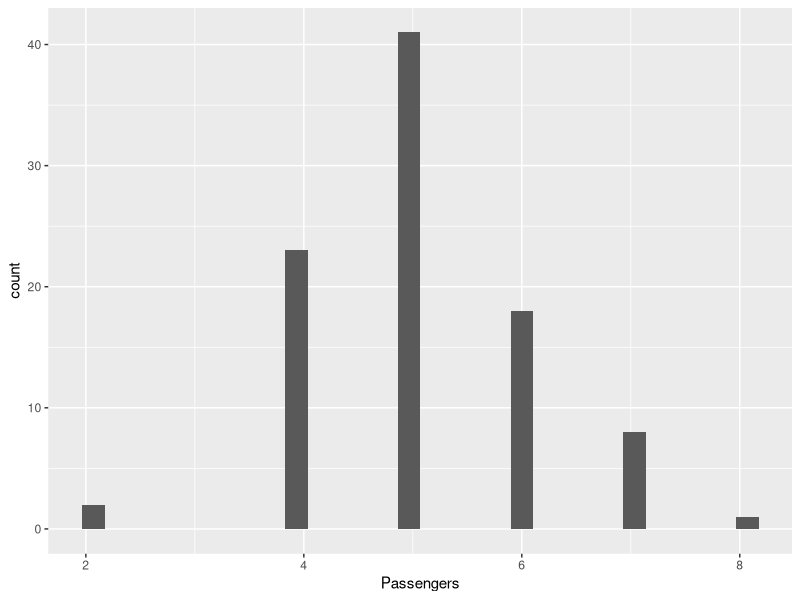
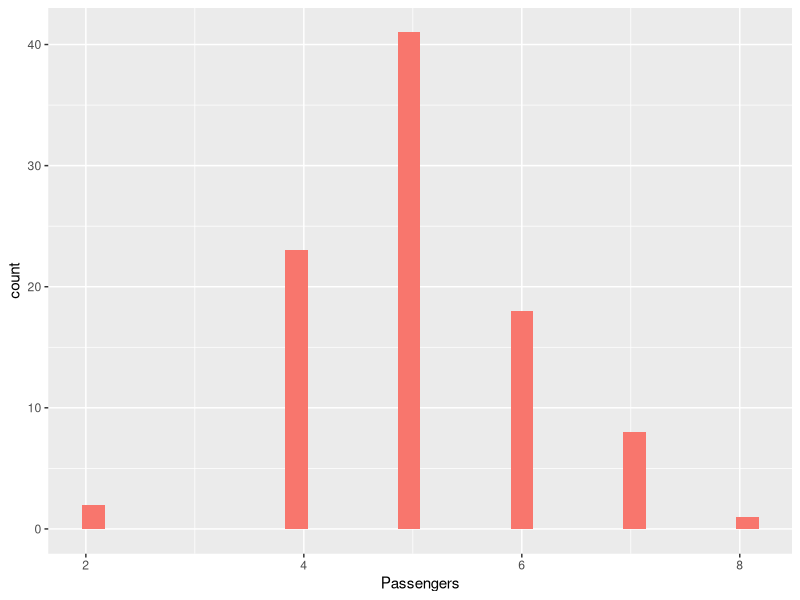
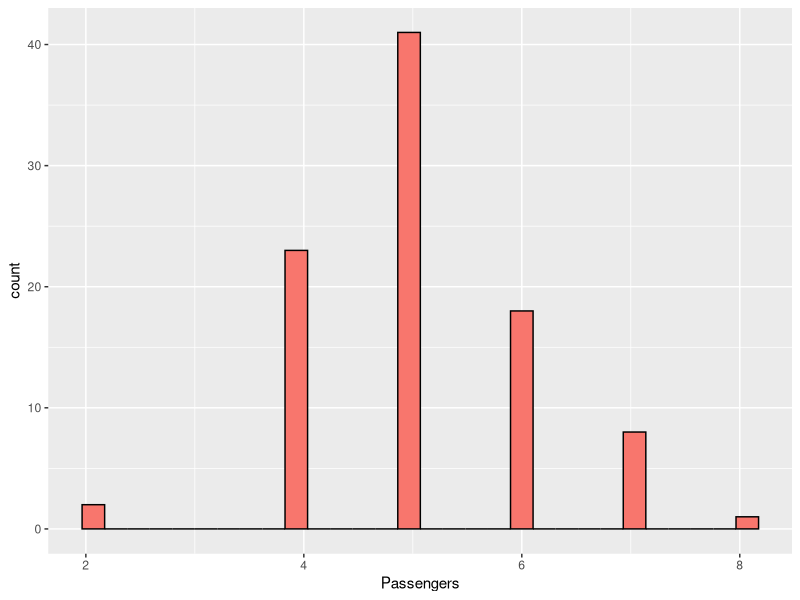
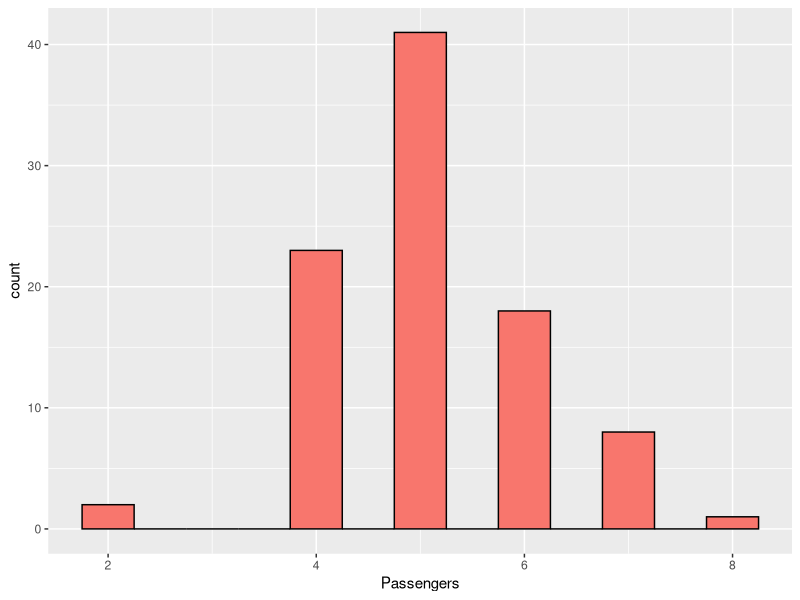
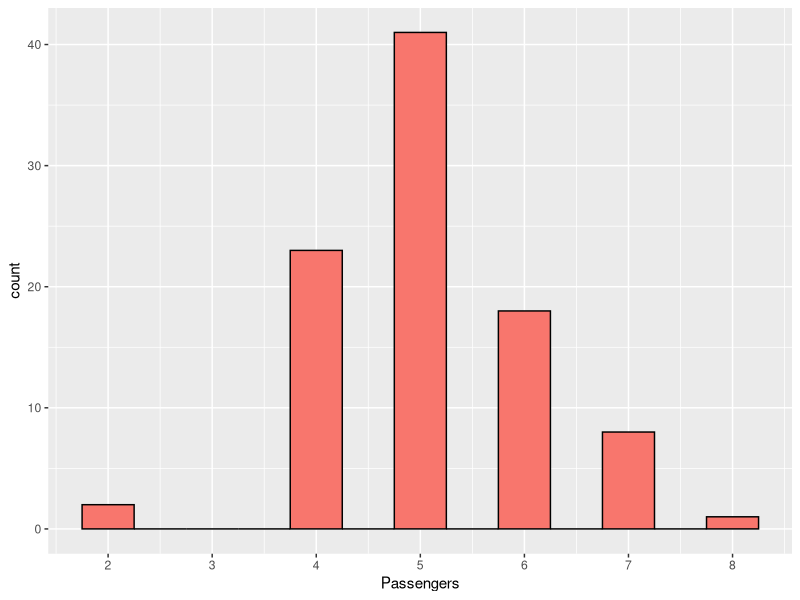
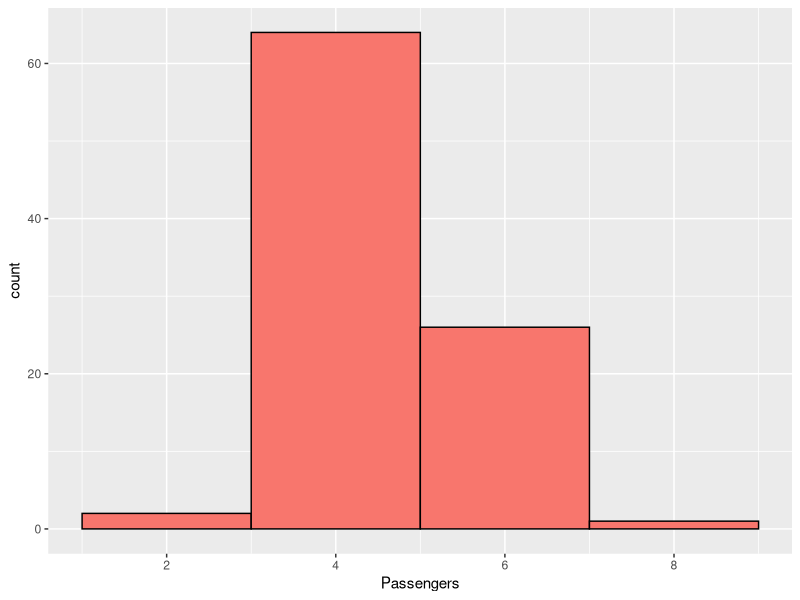
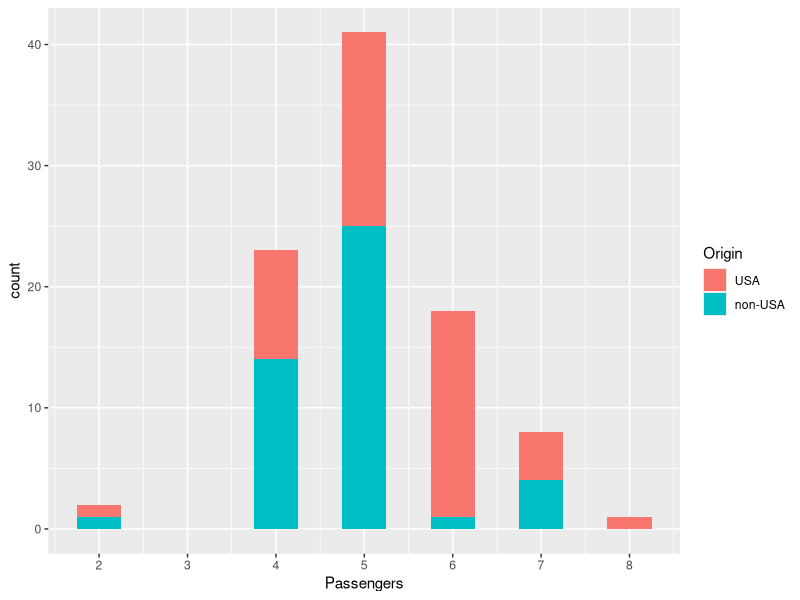
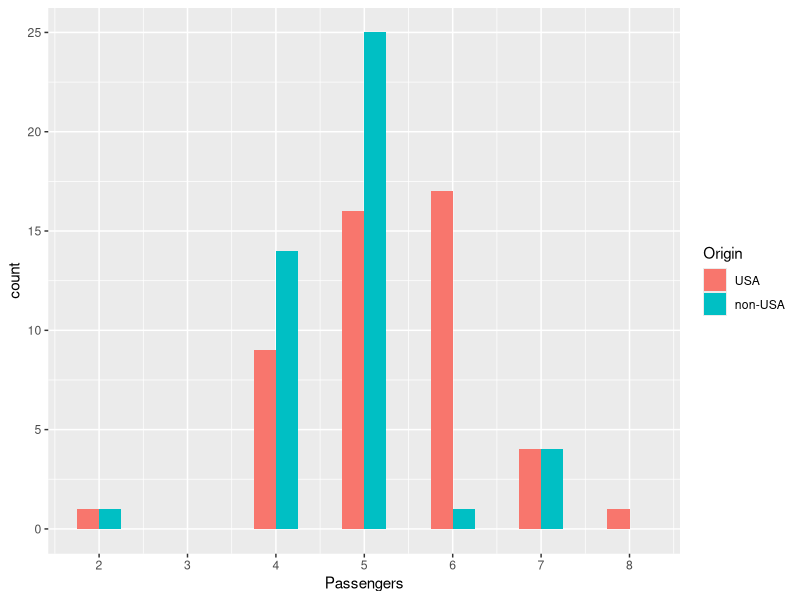

Recreate these plots in R, in order.
library(ggplot2)
library(MASS)

data("Cars93")   # MASS 패키지에서 Cars93 데이터를 가져옵니다.
data("minn38")   # MASS 패키지에서 minn98 데이터를 가져옵니다.

# Basic Histogram ##############################
ggplot( Cars93, aes(x=Passengers)) +   # x축: 탑승자 수, 탑승자 수에 따른 분포를 그려봅니다.
  geom_histogram()   # 기본 histogram을 그립니다.
ggsave("histogram_basic.jpg", dpi = 300)   # ggplot를 저장합니다.

# Customized Basic Histogram ##############################
## Add color for histogram bar ############################
ggplot( Cars93, aes(x=Passengers)) +   # x축: 탑승자 수, 탑승자 수에 따른 분포를 그려봅니다.
  geom_histogram(fill="#F8766D")   # 내부 색상을 설정합니다.
ggsave("histogram_col.jpg", dpi = 300)   # ggplot를 저장합니다.

## Add line for histogram bar #############################
ggplot( Cars93, aes(x=Passengers)) +   # x축: 탑승자 수, 탑승자 수에 따른 분포를 그려봅니다.
  geom_histogram(fill="#F8766D", colour="black")   # 내부 색상, 라인 색상을 설정합니다. 
ggsave("histogram_col_line.jpg", dpi = 300)   # ggplot를 저장합니다.

## Adjust width of histogram bar ##########################
ggplot( Cars93, aes(x=Passengers)) +   # x축: 탑승자 수, 탑승자 수에 따른 분포를 그려봅니다.
  geom_histogram(fill="#F8766D", colour="black", binwidth = 0.5)   # 내부 색상, 라인 색상, 바 두께를 설정합니다. 
ggsave("histogram_col_line_width.jpg", dpi = 300)   # ggplot를 저장합니다.

## Adjust label of histogram x-axis #######################
ggplot( Cars93, aes(x=Passengers)) +   # x축: 탑승자 수, 탑승자 수에 따른 분포를 그려봅니다.
  geom_histogram(fill="#F8766D", colour="black", binwidth = 0.5) +   # 내부 색상, 라인 색상, 바 두께를 설정합니다. 
  scale_x_continuous(breaks = c(1:8))   # x축을 8개로 나누고 라벨을 입힙니다.
ggsave("histogram_col_line_width_brk.jpg", dpi = 300)   # ggplot를 저장합니다.

## Adjust range of histgram ###############################
ggplot( Cars93, aes(x=Passengers)) +   # x축: 탑승자 수, 탑승자 수에 따른 분포를 그려봅니다.
  geom_histogram(fill="#F8766D",  colour="black", bins = 4) +   # 내부 색상, 라인 색상, 히스토그램을 4개로 구분하도록 설정합니다.
  scale_x_continuous(breaks = c(2,4,6,8))   # x축을 4개로 나누고 라벨을 입힙니다
ggsave("histogram_col_line_width_bin.jpg", dpi = 300)   # ggplot를 저장합니다.

# Add Category in Basic Histogram #########################
# Stack category ##########################################
ggplot( Cars93, aes(x=Passengers, fill=Origin)) +   # x축: 탑승자 수, 내부 항목: 기원(미국산인지 아닌지), 탑승자 수와 기원에 따른 분포를 그려봅니다.
  geom_histogram(binwidth = 0.5) +   # 바 두께를 설정합니다. 
  scale_x_continuous(breaks = c(1:8))   # x축을 8개로 나누고 라벨을 입힙니다.
ggsave("histogram_add_cate.jpg", dpi = 300)   # ggplot를 저장합니다.

## Dodge category #########################################
ggplot( Cars93, aes(x=Passengers, fill=Origin)) +   # x축: 탑승자 수, 내부 항목: 기원(미국산인지 아닌지), 탑승자 수와 기원에 따른 분포를 그려봅니다.
  geom_histogram(position = "dodge", binwidth = 0.5) +   # 바 두께를 설정합니다. origin 항목을 각각 나눠서 그립니다.
  scale_x_continuous(breaks = c(1:8))   # x축을 8개로 나누고 라벨을 입힙니다.
ggsave("histogram_add_cate_dodge.jpg", dpi = 300)   # ggplot를 저장합니다.

## Fill category ##########################################
ggplot( Cars93, aes(x=Passengers, fill=Origin)) +   # x축: 탑승자 수, 내부 항목: 기원(미국산인지 아닌지), 탑승자 수와 기원에 따른 분포를 그려봅니다.
  geom_histogram(position = "fill", binwidth = 0.5) +   # 바 두께를 설정합니다. origin 항목을 쌓고 카운트가 아닌 비율로 나타냅니다. 
  scale_x_continuous(breaks = c(1:8))   # x축을 8개로 나누고 라벨을 입힙니다.
ggsave("histogram_add_cate_fill.jpg", dpi = 300)   # ggplot를 저장합니다.

## Devide lay out by category using facet: Vertical #######
ggplot( Cars93, aes(x=Passengers, fill=Origin)) +   # x축: 탑승자 수, 내부 항목: 기원(미국산인지 아닌지), 탑승자 수와 기원에 따른 분포를 그려봅니다.
  geom_histogram(position = "dodge", binwidth = 0.5) +   # 바 두께를 설정합니다. origin 항목을 각각 나눠서 그립니다.
  scale_x_continuous(breaks = c(1:8)) +   # x축을 8개로 나누고 라벨을 입힙니다.
  facet_grid(AirBags~.)   # airbag 구분에 따라 그래프를 나눠그립니다. 세로를 분할합니다. 
ggsave("histogram_add_cate_dodge_facet_y.jpg", dpi = 300, width = 5, height = 10)   # ggplot를 저장합니다. 세로로 길게 비율을 맞추어줍니다.

## Devide lay out by category using facet: Horizontal #####
ggplot( Cars93, aes(x=Passengers, fill=Origin)) +   # x축: 탑승자 수, 내부 항목: 기원(미국산인지 아닌지), 탑승자 수와 기원에 따른 분포를 그려봅니다.
  geom_histogram(position = "dodge", binwidth = 0.5) +   # 바 두께를 설정합니다. origin 항목을 각각 나눠서 그립니다.
  scale_x_continuous(breaks = c(1:8)) +   # x축을 8개로 나누고 라벨을 입힙니다.
  facet_grid(.~AirBags)   # airbag 구분에 따라 그래프를 나눠그립니다. 가로를 분할합니다.
ggsave("histogram_add_cate_dodge_facet_x.jpg", dpi = 300, width = 10, height = 5)   # ggplot를 저장합니다. 가로로 길게 비율을 맞추어줍니다.

# Histogram with categorical data #########################
air_levels <- levels(Cars93$AirBags)   # airbag level을 저장해둡니다.
Cars93$AirBags <- as.numeric(Cars93$AirBags)   # factor인 airbag column을 숫자로 변환합니다. 

ggplot( Cars93, aes(x=AirBags, fill=Origin)) +   # x축: airbag 구분, 내부 항목: 기원(미국산인지 아닌지), airbag과 기원에 따른 분포를 그려봅니다.
  geom_histogram(position = "dodge", binwidth = 0.5) +   # 바 두께를 설정합니다. origin 항목을 각각 나눠서 그립니다.
  scale_x_continuous(breaks = c(1:3), labels = c(air_levels))   # airbag이 3개의 level로 형성되어 있으므로 x축을 3개로 나누고 아까 저장해두었던 라벨 명칭으로 라벨을 입힙니다.
ggsave("histogram_factor.jpg", dpi = 300)   # ggplot를 저장합니다.

# Bar Plot like Histogram #################################
ggplot( minn38, aes(x=hs, y=f, fill=phs)) +   # x축: 고등학교 랭크, y축: 빈도, 내부 항목: 졸업 후 상태, 고등학교 랭크와 졸업 후 상태의 분포를 그려봅니다. 
  geom_bar(position = "dodge", width = 0.5, stat = "identity")   # 바 두께를 설정합니다. phs 항목을 각각 나눠서 그립니다. hs의 값들을 하나의 항목으로 인식합니다. 
ggsave("barplot_like_histogram.jpg", dpi = 300)   # ggplot를 저장합니다.
